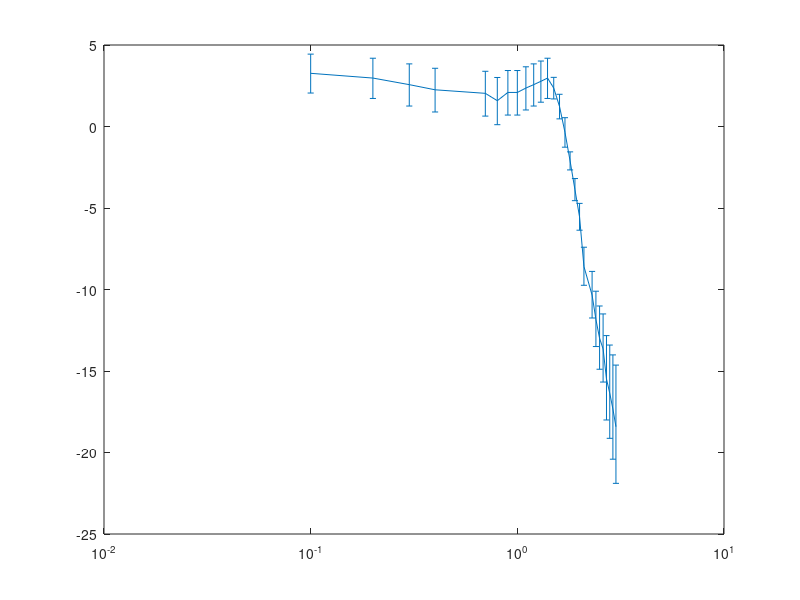

Write the MATLAB code that produced this figure. (Note: this script raises an error after producing the figure.)
close all

clear all

Vin = 1000;

data = [0.1,1456,200
	0.2,1408,260
	0.3,1344,240
	0.4,1296,290
	0.7,1264,260
	0.8,1200,216
	0.9,1272,228
    1,1272,268
	1.1,1312,228 
	1.2,1344,242
	1.3,1376,254
	1.4,1408,260
	1.5,1312,268
	1.6,1152,284
	1.7,960,288
	1.8,784,264
	1.9,640,240
	2.0,528,220
	2.1,372,184
	2.3,304,172
	2.4,256,164
	2.5,224,152
	2.6,208,142
	2.7,168,132
	2.8,152,126
	2.9,136,120
	3.0,120,116
%	5,48,-60
% 	7,13,-50
	];

dim = size(data);
freq = zeros(dim(1),1);
mod = zeros(dim(1),1);
phase = zeros(dim(1),1);


for i=1:1:dim
    
end


for i=1:1:dim
    freq(i)=data(i, 1);
    mod(i)=20*log10(data(i, 2)/Vin);
    phase(i)=-(data(i, 3).*10^-3).*freq(i).*360;
    if freq(i)>1.8
       phase(i)=-360-phase(i); 
    end
end

%disp(mod);
%disp(phase);

% %------------------------------------------------------
% syms x runo cuno rdue cdue rtre rquattro n m
% 
% r1 = 39000;
% r2 = 10000;
% r3 = 12000;
% r4 = 27000;
% c1 = 680*10^(-12);
% c2 = 22*10^(-9);
% 
% percentage_value_resistor = 1/100;
% percentage_value_capacitor = 10/100;
% 
% druno = percentage_value_resistor*r1;
% drdue = percentage_value_resistor*r2;
% drtre = percentage_value_resistor*r3;
% drquattro = percentage_value_resistor*r4;
% 
% dcuno = percentage_value_capacitor*c1;
% dcdue = percentage_value_capacitor*c2;
% 
% f = (1/(sqrt((-x^2*n*m*runo^2*cuno^2+1)^2+(x*runo*cuno*(m+1))^2)))*(1/(sqrt(x^2*rdue^2*cdue^2+1)))*(1+rtre/rquattro);
% 
% deltasqrt = sqrt((druno*abs(diff(f,runo)))^2 +  (drdue*abs(diff(f,rdue)))^2 +  (drtre*abs(diff(f,rtre)))^2 + ...
%     (drquattro*abs(diff(f,rquattro)))^2 + (dcuno*abs(diff(f,cuno)))^2 +  (dcdue*abs(diff(f,cdue)))^2);
% 
% delta = druno*abs(diff(f,runo)) +  drdue*abs(diff(f,rdue)) +  drtre*abs(diff(f,rtre)) + ...
%     drquattro*abs(diff(f,rquattro)) + dcuno*abs(diff(f,cuno)) +  dcdue*abs(diff(f,cdue));
% 
% %k = subs(f,{runo,cuno,rdue,cdue,rtre,rquattro,n,m, x},{r1,c1,r2,c2,r3,r4,17,1, freq});
% %u = subs(delta,{runo,cuno,rdue,cdue,rtre,rquattro,n,m, x},{r1,c1,r2,c2,r3,r4,17,1, freq});
% 
% %double(k)
% %double(u)
% 
% %double(u)/double(k)*100
% 
% for r = 1:1:dim(1)
%     k = subs(f,{runo,cuno,rdue,cdue,rtre,rquattro,n,m, x},{r1,c1,r2,c2,r3,r4,17,1, freq(r)});
%     u = subs(delta,{runo,cuno,rdue,cdue,rtre,rquattro,n,m, x},{r1,c1,r2,c2,r3,r4,17,1, freq(r)});
%     v = subs(deltasqrt,{runo,cuno,rdue,cdue,rtre,rquattro,n,m, x},{r1,c1,r2,c2,r3,r4,17,1, freq(r)});
% 
%     asseymax(r, 1) = double(u)/double(k)*mod(r);
%     asseymin(r, 1) = double(u)/double(k)*mod(r);
% 
%     assezmax(r, 1) = double(v)/double(k)*mod(r);
%     assezmin(r, 1) = double(v)/double(k)*mod(r);
% 
% end


%----------------------------------------------------------------


errorplus = ones(dim(1),1);
errorminus = ones(dim(1),1);

for i=1:1:dim
    if i<13
    errorplus(i) = 20*log10((data(i,2)+ 0.2*200)/Vin) - mod(i);
    errorminus(i) =mod(i) - 20*log10((data(i,2) - 0.2*200)/Vin);
    end
    if i>12
        if i<16
        errorplus(i) = 20*log10((data(i,2)+ 0.2*100)/Vin) - mod(i);
        errorminus(i) =mod(i) - 20*log10((data(i,2) - 0.2*100)/Vin);
        end
    end
    if i>15
        if i<20
        errorplus(i) = -20*log10((data(i,2)+ 0.2*50)/Vin) + mod(i);
        errorminus(i) =-mod(i) + 20*log10((data(i,2) - 0.2*50)/Vin);
        end
    end
    if i>19
        errorplus(i) = -20*log10((data(i,2)+ 0.2*50)/Vin) + mod(i);
        errorminus(i) =-mod(i) + 20*log10((data(i,2) - 0.2*50)/Vin);
    end
end

error1 = ones(dim(1),1)*14;

figure(3);

ax = axes();
ln1 = errorbar(freq, mod, errorminus*5, errorplus*5);
set(ax, 'XScale', 'log');

%ln1 = semilogx(freq,mod);
ln1.LineWidth = 1;
ln1.Marker = 'o';
ln1.MarkerSize=4;
title('Magnitude bode plot')
xlabel('Frequency [kHz]') 
ylabel('Magniture [dB]') 
y = mod(2)-3;
figure(4)
%ln2 = semilogx(freq,phase);

ax1 = axes();
ln2 = errorbar(freq, phase, error1);
set(ax1, 'XScale', 'log');

ln2.LineWidth = 1;
ln2.Marker = 'o';
ln2.MarkerSize=3;
title('Phase bode plot')
xlabel('Frequency [kHz]') 
ylabel('Phase [degrees]')
